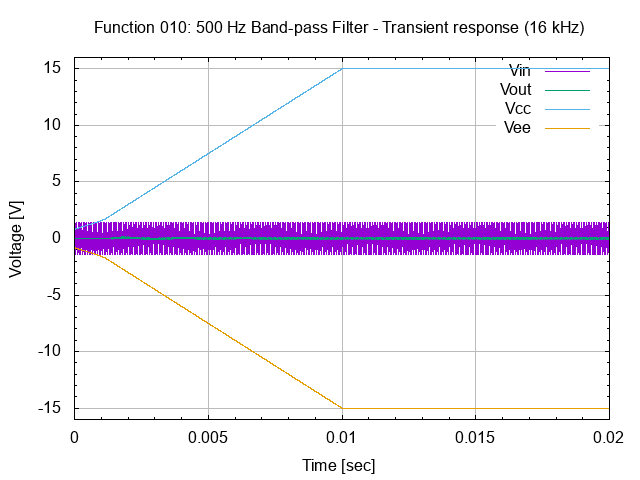

The script that saved this image:
# set terminal
set term png

# set graph
set output "26.010.00.01.02.02.png"
set title "Function 010: 500 Hz Band-pass Filter - Transient response (16 kHz)"

# setup Y-axis
set yrange [-16:16]
set grid ytics lt 1 lw 1 lc rgb "#bbbbbb"
set mytics
set ylabel "Voltage [V]"

# setup X-axis
set grid xtics lt 1 lw 1 lc rgb "#bbbbbb"
set mxtics
set xrange [0:0.02]
set xlabel "Time [sec]"

# setup plot style
set style data lines
plot '26.010.00.01.02.dat' using 1:2 title "Vin", \
     '26.010.00.01.02.dat' using 1:3 title "Vout", \
     '26.010.00.01.02.dat' using 1:4 title "Vcc", \
     '26.010.00.01.02.dat' using 1:5 title "Vee"

# set output back to default
set output

# reset terminal type
set terminal pop
